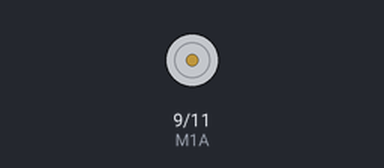
The sketch below on a simulated Arduino Uno, built with avr-gcc and run on an emulated ATmega328P. Parts: motor-driver pin pairs drawn as motors (green arrow = first pin HIGH = forward, orange = second pin HIGH = backward, longer = more drive).

Above: at 0.02 s.
At 3.27 s:
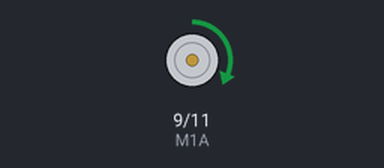
At 6.52 s:
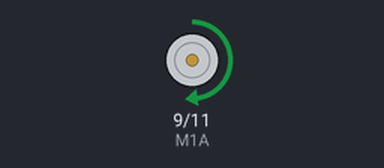
Timing chart, 0 to 6.8 s (numbered marks = the images above):
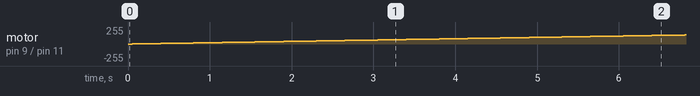

The sketch:

i_LinearAcceleration.ino
```cpp
//Week 2 - DC Motors Lab Worksheet
//linear acceleration of motor, braking, and coasting


#define M1A 9 //M1A is connected to Arduino pin 9
#define M1B 11 //M1B is connected to Arduio pin 11

int i = 0; //indexing variable
int accDelay = 50; //time in ms between consecutive increases in motor speed

void setup()
{
  //setting motor control pins as outputs:
  pinMode(M1A, OUTPUT);
  pinMode(M1B, OUTPUT);
}


void loop()
{
  //If motor is stopped, gradually increase speed until motor is at full speed
  if(i<255)
  {
    while(i!=255)
    {
    analogWrite(M1A, i);
    analogWrite(M1B, 0);

    delay(accDelay);

    i++;
    }


    //1. BRAKING FOR 5 SECONDS AFTER REACHING MAX MOTOR SPEED
    //digitalWrite(M1A, 0);
    //delay(5000);
    //-------------------------------------------------------


    //2. COASTING FOR 5 SECOND AFTER REACHING MAX MOTOR SPEED
    digitalWrite(M1B, 1);
    delay(5000);
    digitalWrite(M1B, 0); //returning to forward motion of motor
    //-------------------------------------------------------
  }


    //If motor is at max speed, gradually decrease until motor stops
    if(i==255)
  {
    while(i!=0)
    {
    analogWrite(M1A, i);
    analogWrite(M1B, 0);

    delay(accDelay);

    i--;
    }
  }

}
```
